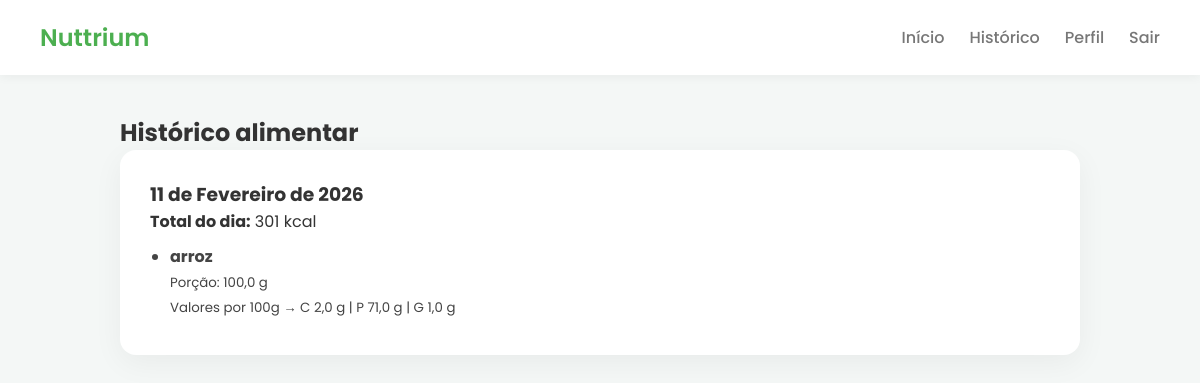
Screenshot of /historico/ (signed in) with the database file from the repository.
### refeicoes/models.py (models this page shows)
class Refeicao(models.Model):
    user = models.ForeignKey(User, on_delete=models.CASCADE)
    nome = models.CharField(max_length=100)
    porcao = models.FloatField(help_text="Quantidade consumida em gramas")
    carboidratos = models.FloatField(help_text="Carboidratos por 100g")
    proteinas = models.FloatField(help_text="Proteínas por 100g")
    gorduras = models.FloatField(help_text="Gorduras por 100g")
    data = models.DateField(auto_now_add=True)
    def calorias(self):
        fator = self.porcao / 100
        return (
            (self.carboidratos * 4 +
             self.proteinas * 4 +
             self.gorduras * 9)
            * fator
        )

### alimentacao/views.py (the view)
# urls.py: path("historico/", views.historico, name="historico"),
@login_required
def historico(request):
    refeicoes = Refeicao.objects.filter(user=request.user).order_by("-data")
    dias = defaultdict(list)
    for r in refeicoes:
        dias[r.data].append(r)
    historico_formatado = []
    for data, itens in dias.items():
        total = sum(r.calorias() for r in itens)
        historico_formatado.append({
            "data": data,
            "total": total,
            "itens": itens
        })
    return render(request, "historico.html", {
        "dias": historico_formatado
    })

### alimentacao/templates/historico.html
{% extends 'base.html' %}
{% block content %}
<h2>Histórico alimentar</h2>
{% for dia in dias %}
  <div class="card">
    <h3>{{ dia.data }}</h3>
    <p><strong>Total do dia:</strong> {{ dia.total|floatformat:0 }} kcal</p>
    <ul class="lista-alimentos">
      {% for r in dia.itens %}
        <li>
          <strong>{{ r.nome }}</strong><br>
          <small>
            Porção: {{ r.porcao }} g<br>
            Valores por 100g →
            C {{ r.carboidratos }} g |
            P {{ r.proteinas }} g |
            G {{ r.gorduras }} g
          </small>
        </li>
      {% endfor %}
    </ul>
  </div>
{% empty %}
  <p>Nenhum registro ainda.</p>
{% endfor %}
{% endblock %}

### alimentacao/static/css/styles.css (style rules this page uses)
:root { --verde: #4CAF50; --verde-escuro: #16771b; --fundo: #f4f7f6; --card: #ffffff; --texto: #333; --cinza: #777; }
* { margin: 0; padding: 0; box-sizing: border-box; font-family: 'Poppins', sans-serif; }
body { background: var(--fundo); color: var(--texto); }
.card { background: var(--card); padding: 30px; border-radius: 16px; box-shadow: 0 8px 30px rgba(0,0,0,.05); margin-bottom: 30px; }
.lista-alimentos { margin-top: 10px; padding-left: 20px; }
.lista-alimentos li { margin-bottom: 6px; color: #444; }

### rows the page displays
Refeicao: data "11 de Fevereiro de 2026", nome "arroz", porcao "100,0", carboidratos "2,0", proteinas "71,0", gorduras "1,0"

### other values shown
{{ dia.total|floatformat:0 }} "301"
